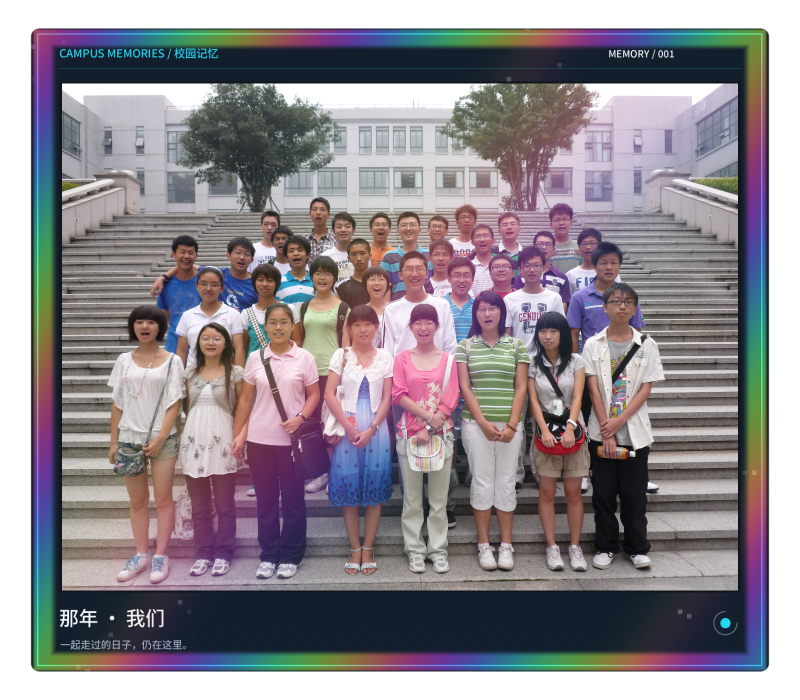
#> input picture assets/art/holo_cards/class_photo/review.png, 1600 x 1400 px (shown at 1/2 size)
$ python -i guard_008_palette_helpers.py   (imports and definitions only)
#> lines starting #> are read from the running program, lines starting #| are printed output that depends on the picture; after the words box and inside, x2 and y2 are one past the last pixel; in counts of white or black regions, pixels touching at a corner belong together
#> further down, picture is the input picture: PIL image 1600x1400 RGBA; mean R, G, B, A 103.2, 96.9, 103.2, 216
"""Small deterministic color-mask helpers for the retained Guard 008."""

from __future__ import annotations

from pathlib import Path

import numpy as np
from PIL import Image, ImageDraw, ImageFilter


def smoothstep(value: np.ndarray, low: float, high: float) -> np.ndarray:
    t = np.clip((value - low) / (high - low), 0.0, 1.0)
    return t * t * (3.0 - 2.0 * t)


def skin_seed(rgba: Image.Image) -> Image.Image:
    rgb = np.asarray(rgba.convert("RGB"), dtype=np.int16)
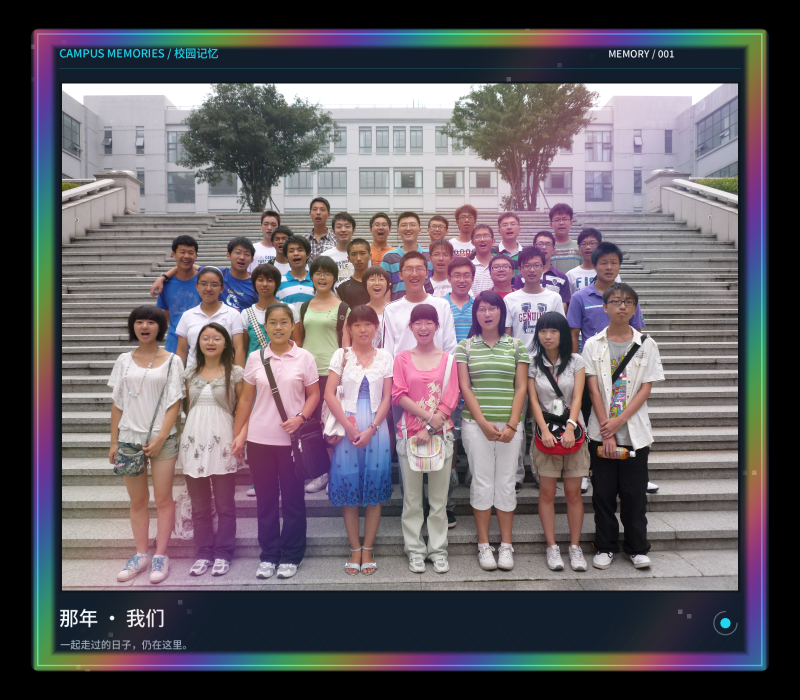
#> rgb: shape (1400, 1600, 3) int16 (shown at 1/2 size); mean R, G, B 103.2, 96.9, 103.2
    alpha = np.asarray(rgba.getchannel("A"), dtype=np.uint8)
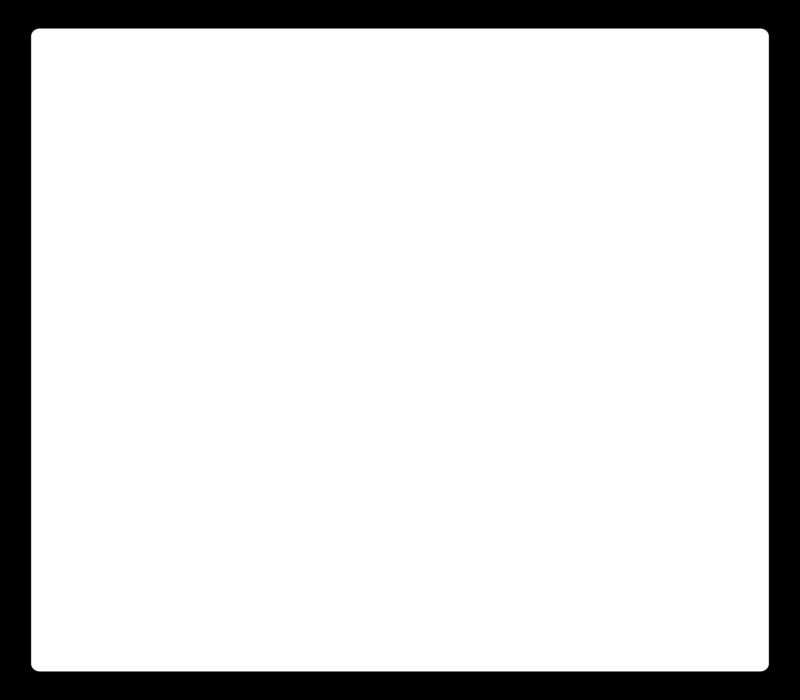
#> alpha: shape (1400, 1600) (shown at 1/2 size); min 0, max 255, mean 216
    red, green, blue = rgb[..., 0], rgb[..., 1], rgb[..., 2]
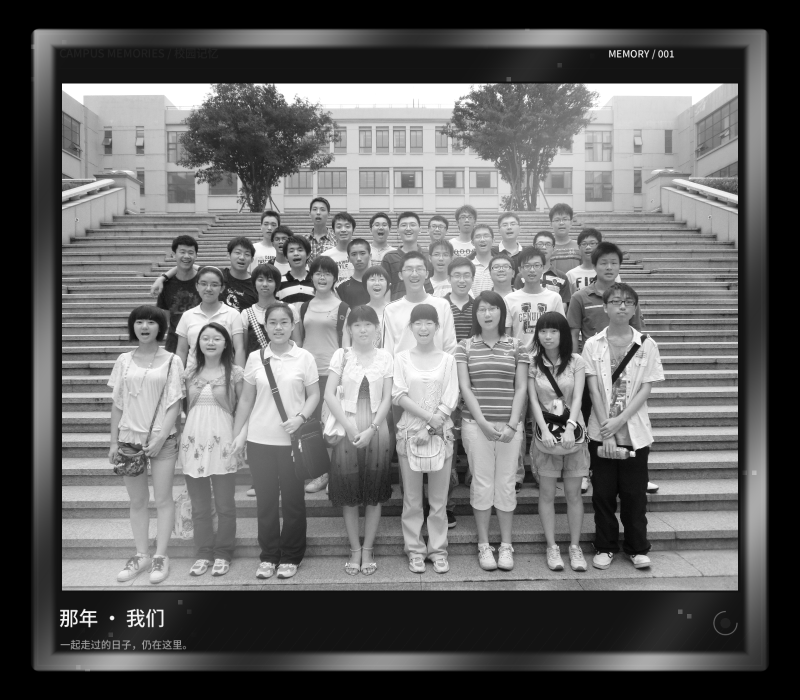
#> red: shape (1400, 1600) int16 (shown at 1/2 size); min 0, max 255, mean 103.2
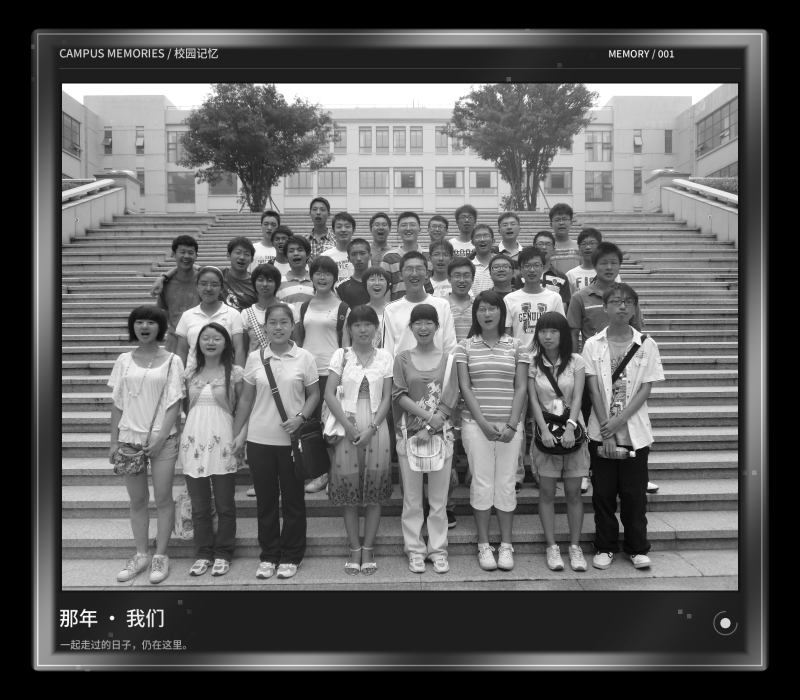
#> green: shape (1400, 1600) int16 (shown at 1/2 size); min 0, max 255, mean 96.9
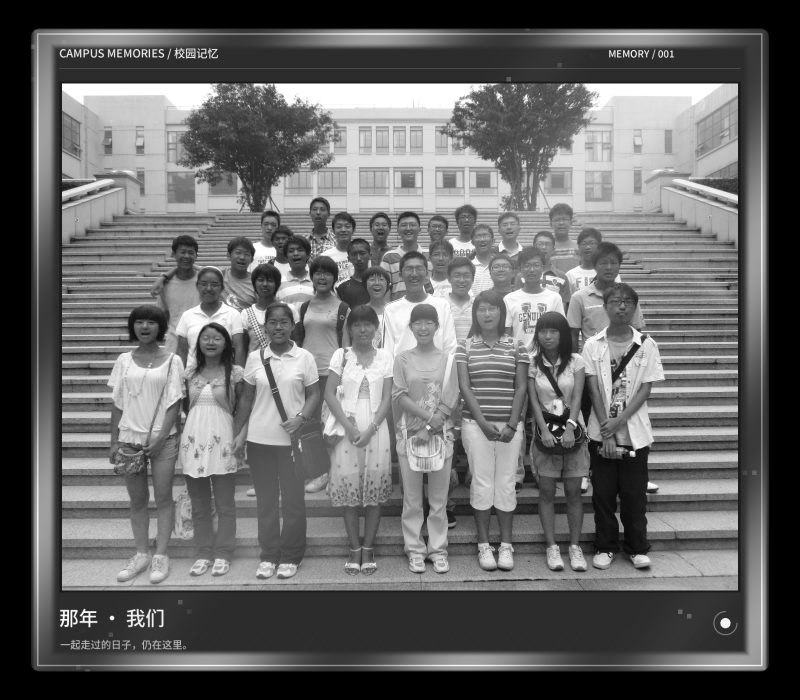
#> blue: shape (1400, 1600) int16 (shown at 1/2 size); min 0, max 255, mean 103.2
    y = np.arange(rgb.shape[0])[:, None]
#> y = 1400 values from 0 to 1399
    likely = ((alpha >= 160) & (y >= 54) & (y < 320) &
              (red >= 168) & (green >= 126) & (blue >= 96) &
              (red - green >= 12) & (red - green <= 60) &
              (green - blue >= 3) & (green - blue <= 45) &
              (red - blue >= 24) & (red - blue <= 92))
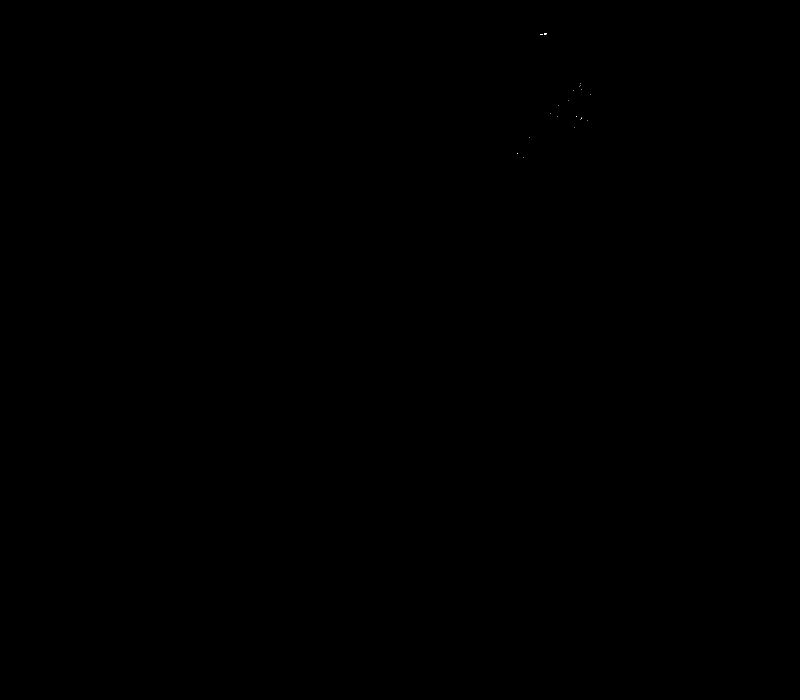
#> likely: shape (1400, 1600) bool (shown at 1/2 size); 0% white in thin lines or dots, all inside (x1, y1, x2, y2) = (1035, 67, 1181, 315)
    seed = Image.fromarray((likely * 255).astype(np.uint8), "L")
    return seed.filter(ImageFilter.MedianFilter(size=3))
#> returned value: PIL image 1600x1400 L; 0% white in thin lines or dots, all inside (x1, y1, x2, y2) = (1089, 67, 1093, 69)


def grade_skin(source: Image.Image, delta: list[float]) -> tuple[Image.Image, Image.Image, float]:
    seed = skin_seed(source)
    rgb = np.asarray(source.convert("RGB"), dtype=np.int16)
    red, green, blue = rgb[..., 0], rgb[..., 1], rgb[..., 2]
    relaxed = ((red >= 145) & (green >= 105) & (blue >= 82) &
               (red - green >= 9) & (red - green <= 70) &
               (green - blue >= 0) & (green - blue <= 55) &
               (red - blue >= 18) & (red - blue <= 105))
    dilated = seed.filter(ImageFilter.MaxFilter(size=7))
    expanded = np.asarray(dilated, dtype=np.float32) * relaxed
    matte = Image.fromarray(expanded.astype(np.uint8), "L").filter(
        ImageFilter.GaussianBlur(radius=1.0))
    weight = np.asarray(matte, dtype=np.float32) / 255.0
    weight *= np.asarray(source.getchannel("A"), dtype=np.float32) / 255.0
    graded = np.asarray(source, dtype=np.float32).copy()
    graded[..., :3] = np.clip(graded[..., :3] + weight[..., None] * np.asarray(delta), 0, 255)
    output = Image.fromarray(graded.astype(np.uint8), "RGBA")
    return output, matte, float(weight.sum())


def face_median(frame: Image.Image) -> np.ndarray:
    rgba = np.asarray(frame.convert("RGBA"))
    seed = np.asarray(skin_seed(frame), dtype=np.uint8) >= 200
    ys, xs = np.indices(seed.shape)
    face = seed & (ys < 180) & (xs > 420) & (xs < 700)
#> face: shape (1400, 1600) bool; every value is 0
    if face.sum() < 400:
#> (the run stopped early here; a loop or call above may not have finished)
